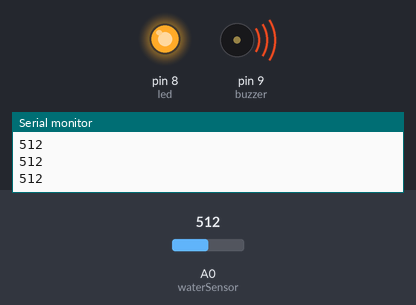
This sketch was run on a simulated Arduino Uno, built with avr-gcc and run on an emulated ATmega328P. On the bench: output pins drawn as LEDs (lit = HIGH), buzzer (waves = sounding, pin HIGH), the last lines printed to the serial monitor. The inputs (shaded band) are chosen by the test bench; at power-on: A0 (waterSensor) = 512.

Above: at 1.3 s.
1.4 s: A0 (waterSensor) set to 318
2.9 s: A0 (waterSensor) set to 282
At 3.3 s:
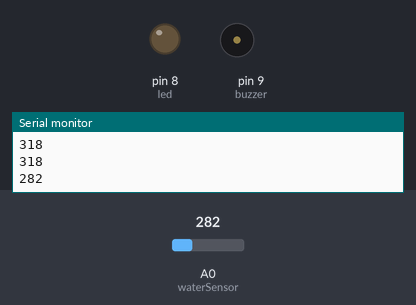
4.5 s: A0 (waterSensor) set to 306
At 5.7 s:
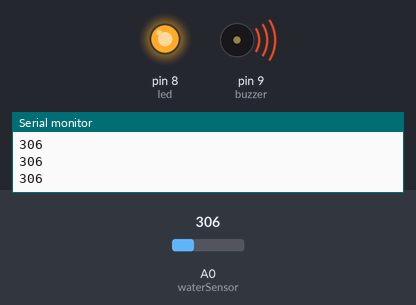
6.0 s: A0 (waterSensor) set to 290
At 6.8 s:
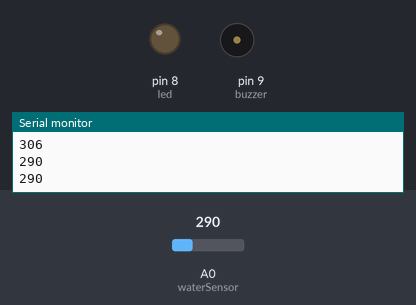
Timing chart, 0 to 8.5 s (numbered marks = the images above; inputs shaded):
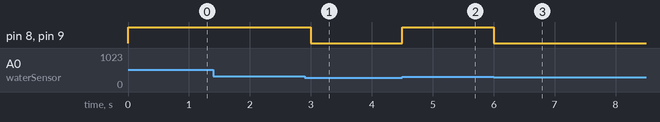

The sketch:

detecteur_niveau_deau.ino
```cpp
const int waterSensor = A0;
const int led = 8;
const int buzzer = 9;

void setup() {
  pinMode(led, OUTPUT);
  pinMode(buzzer, OUTPUT);
  Serial.begin(9600);
}

void loop() {
  int waterLevel = analogRead(waterSensor);
  Serial.println(waterLevel);

  if (waterLevel > 300) {  // Le seuil peut être ajuster en fonction de votre matériell
    digitalWrite(led, HIGH);
    digitalWrite(buzzer, HIGH);

  }
  else {
    digitalWrite(led, LOW);
    digitalWrite(buzzer, LOW);
  }

  delay(500);
}
```

Measured:
- the behaviour switches between 301 and 300 on A0 (waterSensor) (found by bisection; images 0 and 1)
- after the input at 2.9 s, pin 8 (led), pin 9 (buzzer): HIGH → LOW after 0.10 s
- after the input at 4.5 s, pin 8 (led), pin 9 (buzzer): LOW → HIGH at once
- after the input at 6.0 s, pin 8 (led), pin 9 (buzzer): HIGH → LOW at once
